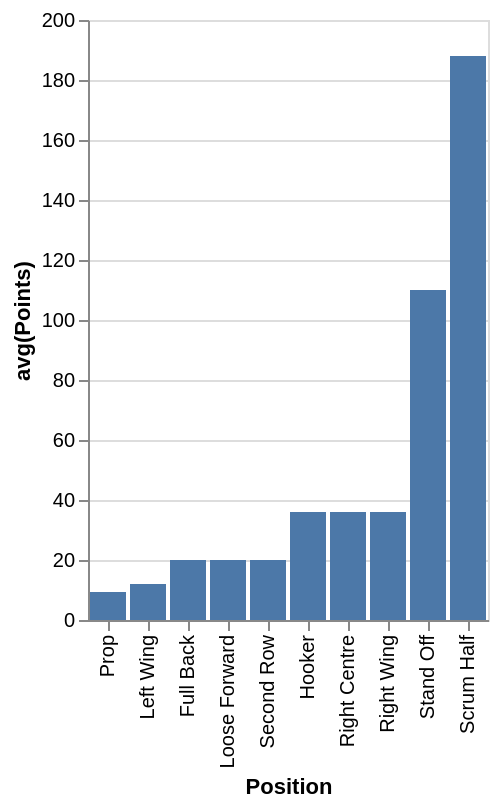

Write a Vega-Lite specification for this figure.
### Vega-Lite specification from a JSON file in a GitHub repository (floating-point values rounded to 4 significant figures)
{"data": {"values": [{"x_data": "Prop", "y_data": 9.333}, {"x_data": "Left Wing", "y_data": 12}, {"x_data": "Full Back", "y_data": 20}, {"x_data": "Loose Forward", "y_data": 20}, {"x_data": "Second Row", "y_data": 20}, {"x_data": "Hooker", "y_data": 36}, {"x_data": "Right Centre", "y_data": 36}, {"x_data": "Right Wing", "y_data": 36}, {"x_data": "Stand Off", "y_data": 110}, {"x_data": "Scrum Half", "y_data": 188}]}, "mark": "bar", "encoding": {"x": {"field": "x_data", "type": "nominal", "title": "Position", "sort": {"op": "sum", "field": "y_data", "order": "ascending"}}, "y": {"field": "y_data", "type": "quantitative", "title": "avg(Points)"}}}
